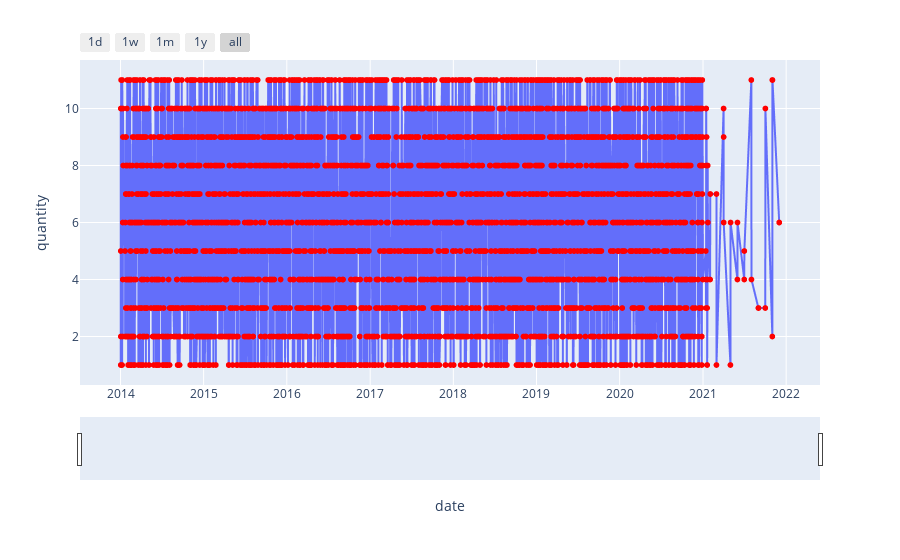

The cell this chart's notebook holds for it:
### Code cell
import plotly.express as px

# Assuming daily_data is a DataFrame with a 'date' column
# test_data=df.copy()
# test_data=df[(df['coustomer_key']=='C006906') & (df['store_key']=='S0039')]
test_data=df[(df['item_key']=='I00203') ]
fig = px.line(test_data, x='date', y='quantity', markers=True)
# Update the marker color
fig.update_traces(marker=dict(color='red'))

# Update the layout to include zooming functionality
fig.update_layout(
    xaxis=dict(
        rangeselector=dict(
            buttons=list([
                dict(count=1, label="1d", step="day", stepmode="backward"),
                dict(count=7, label="1w", step="day", stepmode="backward"),
                dict(count=1, label="1m", step="month", stepmode="backward"),
                dict(count=1, label="1y", step="year", stepmode="backward"),
                dict(step="all")
            ])
        ),
        rangeslider=dict(visible=True),
        type="date"
    )
)

fig.show()
test_data

### Figure 1 — Plotly figure (JSON) as saved in the notebook; plotly's stock layout.template omitted (floating-point values rounded to 4 significant figures; data arrays with more than 128 entries replaced by an {"elided": "..."} marker saying what was removed)
{"data": [{"hovertemplate": "date=%{x}<br>quantity=%{y}<extra></extra>", "legendgroup": "", "line": {"color": "#636efa", "dash": "solid"}, "marker": {"color": "red", "symbol": "circle"}, "mode": "lines+markers", "name": "", "showlegend": false, "type": "scattergl", "x": {"elided": "3924 str values"}, "xaxis": "x", "y": {"elided": "3924 int values"}, "yaxis": "y"}], "layout": {"legend": {"tracegroupgap": 0}, "margin": {"t": 60}, "xaxis": {"anchor": "y", "domain": [0, 1], "rangeselector": {"buttons": [{"count": 1, "label": "1d", "step": "day", "stepmode": "backward"}, {"count": 7, "label": "1w", "step": "day", "stepmode": "backward"}, {"count": 1, "label": "1m", "step": "month", "stepmode": "backward"}, {"count": 1, "label": "1y", "step": "year", "stepmode": "backward"}, {"step": "all"}]}, "rangeslider": {"visible": true}, "title": {"text": "date"}, "type": "date"}, "yaxis": {"anchor": "x", "domain": [0, 1], "title": {"text": "quantity"}}}}
